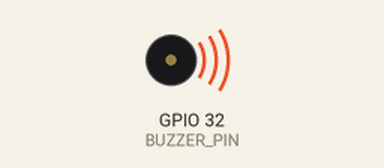
Simulated run of this sketch. Board: ESP32. Shown: buzzer (waves = sounding).

Above: at 0.2 s.
At 3.9 s:
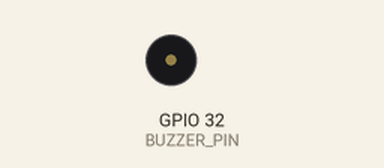
Timing chart, 0 to 5.1 s (numbered marks = the images above):
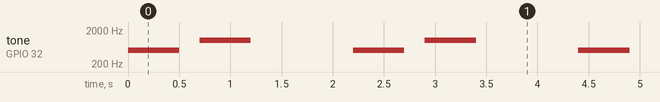

Measured:
- by itself, tone on GPIO 32 (BUZZER_PIN): repeats every 2.2 s: silent 0.20 s, 1000 Hz 0.50 s, silent 1.0 s, 500 Hz 0.50 s

The sketch:

solution.ino
```cpp
/*
 * VERTEX IoT Workshop
 * Practical 03: Tone Generation
 * Reference Solution
 */

const int BUZZER_PIN = 32;

void setup() {
  // Configure the GPIO pin connected to the passive buzzer.
  pinMode(BUZZER_PIN, OUTPUT);
}

void loop() {
  // Generate a 500 Hz tone.
  tone(BUZZER_PIN, 500);
  delay(500);

  // Stop the tone before playing the next one.
  noTone(BUZZER_PIN);
  delay(200);

  // Generate a higher-pitched 1000 Hz tone.
  tone(BUZZER_PIN, 1000);
  delay(500);

  // Stop the tone and pause before repeating the sequence.
  noTone(BUZZER_PIN);
  delay(1000);
}
```
